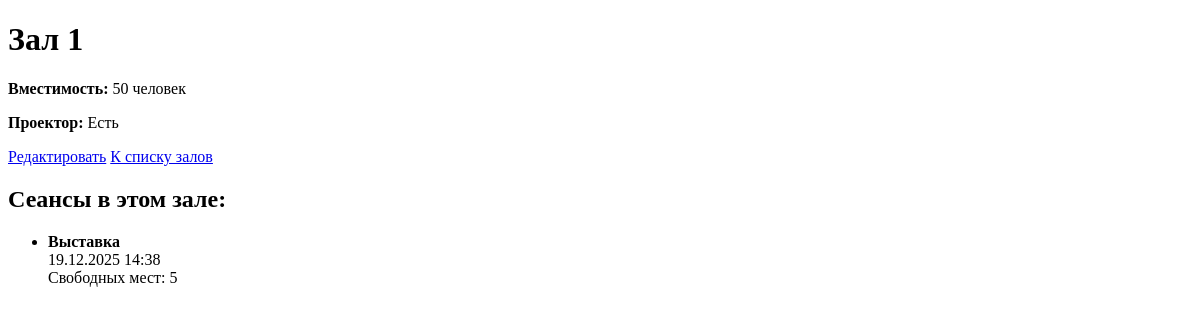
The app's page /hall/1/, older data.
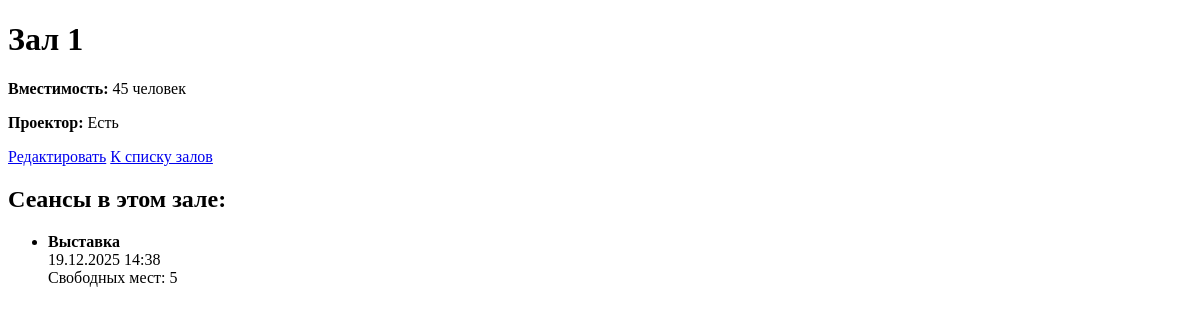
The same page, newer data.
### museum/models.py (models this page shows, shortened)
class Hall(models.Model):
    name = models.CharField('Название зала', max_length=100)
    capacity = models.IntegerField(
        'Вместимость',
        validators=[MinValueValidator(1, message='Вместимость должна быть хотя бы 1')]
    )
    has_projector = models.BooleanField('Есть проектор', default=False)

### museum/views.py (the view)
# urls.py: path('hall/<int:pk>/', views.hall_detail, name='hall_detail')
def hall_detail(request, pk):
    hall = get_object_or_404(Hall, pk=pk)
    sessions = Session.objects.filter(hall=hall).select_related('exhibition')
    return render(request, 'museum/hall_detail.html', {
        'hall': hall,
        'sessions': sessions
    })

### museum/templates/museum/hall_detail.html (shortened to what this page needs)
<!DOCTYPE html>
<html>
<head>
</head>
<body>
    <h1>{{ hall.name }}</h1>
    <div>
        <p><strong>Вместимость:</strong> {{ hall.capacity }} человек</p>
        <p><strong>Проектор:</strong> {% if hall.has_projector %}Есть{% else %}Нет{% endif %}</p>
    </div>
    <a href="{% url 'edit_hall' hall.pk %}">Редактировать</a>
    <a href="{% url 'hall_list' %}">К списку залов</a>
    <h2>Сеансы в этом зале:</h2>
    {% if sessions %}
        <ul>
        {% for session in sessions %}
            <li>
                <strong>{{ session.exhibition.title }}</strong><br>
                {{ session.datetime|date:"d.m.Y H:i" }}<br>
                Свободных мест: {{ session.seats_available }}
            </li>
        {% endfor %}
        </ul>
    {% else %}
        <p>В этом зале пока нет сеансов</p>
    {% endif %}
</body>
</html>

Row changes from the older to the newer data that the page shows:
changed Hall "Зал 1": capacity "50" → "45"
